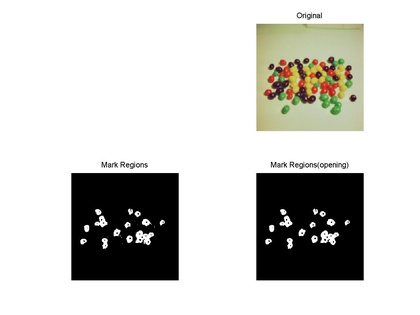
%> input picture HW4-ColorMarkRegions/CV_HW4_M1035502.jpg, 420 x 315 px, shrunk from 1201 x 901 before the run
$ octave HW4_ColorMarkRegions.m   (GNU Octave 9; MATLAB toolbox functions it lacks are replaced by stand-ins)
%> lines starting %> are read from the running program, lines starting %| are printed output that depends on the picture; in (x1, y1, x2, y2) boxes, pixels count from 0 and x2, y2 are one past the last pixel; in counts of white or black regions, pixels touching at a corner belong together; the program's own positions count from 1
clc;clear;
%讀取圖檔
[FN] = uigetfile({'*.jpg','JPEG (*.jpg;*.jpeg;*)';...
                  '*.png','PNG (*.png)';...
                  '*.bmp','BMP (*.bmp)';...
                  '*.tiff','TIFF (*.tiff)'},'開啟圖檔');
%> the answer given: CV_HW4_M1035502.jpg
RGB = imread(FN);
%> RGB is the input picture: size 315x420x3 uint8; mean R, G, B 205.1, 204.8, 201.1
%色彩區域標記以及二值化
d_R = zeros(size(RGB));
d_G = zeros(size(RGB));
d_B = zeros(size(RGB));
for i=1:size(RGB,1);
    for j=1:size(RGB,2);
        d_R(i,j) = RGB(i,j,1);
        d_G(i,j) = RGB(i,j,2);
        d_B(i,j) = RGB(i,j,3);
        if d_R(i,j) > 150 && d_G(i,j) < 100 && d_B(i,j) <100  %色彩判斷條件
            Mark(i,j) = 1;
        else
            Mark(i,j) = 0;
        end
    end
end
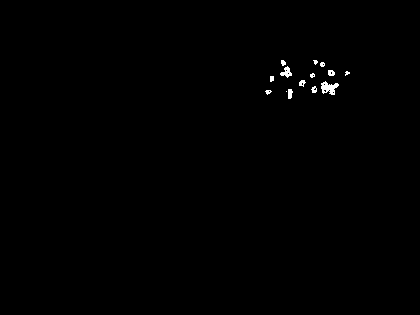
%> Mark: size 315x420 double; values 0 (black) and 1 (white), 0.37% white; 14 white regions (4 under 20 px), largest, box (x1, y1, x2, y2) and area: (321, 81, 339, 95) 145, (280, 66, 292, 78) 73, (288, 89, 293, 99) 41
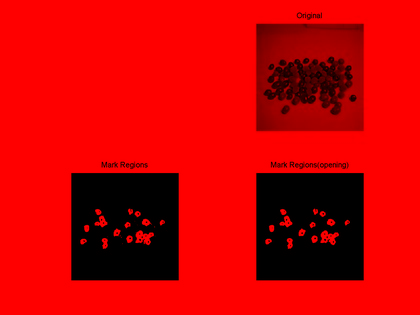
%> d_B: size 315x420x3 double; mean R, G, B 201.1, 0, 0
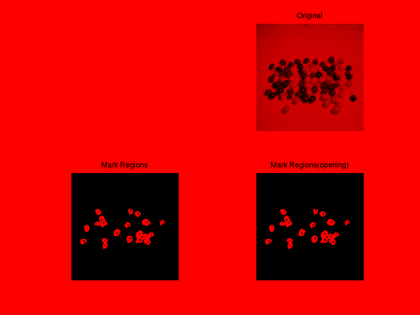
%> d_G: size 315x420x3 double; mean R, G, B 204.8, 0, 0
%形態運算過濾雜訊
se = strel('disk',1);
se_Mark = imopen(Mark,se);
%> se_Mark: size 315x420 double; values 0 (black) and 1 (white), 0.32% white; 13 white regions (6 under 20 px), largest, box (x1, y1, x2, y2) and area: (321, 81, 339, 95) 134, (280, 66, 292, 78) 72, (288, 89, 293, 99) 38

figure(1);
subplot(2,2,2); imshow(RGB); title('Original');
subplot(2,2,3); imshow(Mark); title('Mark Regions');
subplot(2,2,4); imshow(se_Mark); title('Mark Regions(opening)');
saveas(figure(1),'CV_HW4_M1035502','jpg');

% [6 lines of commented-out code are left out]
